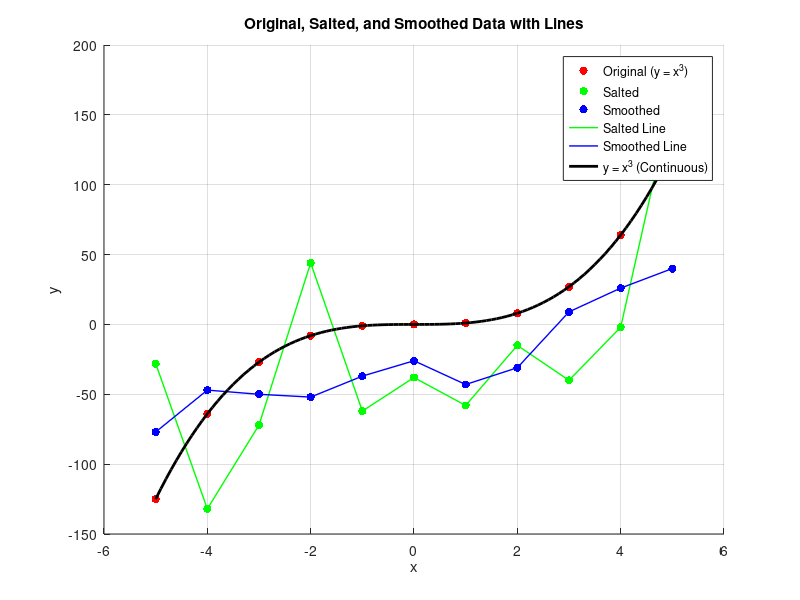
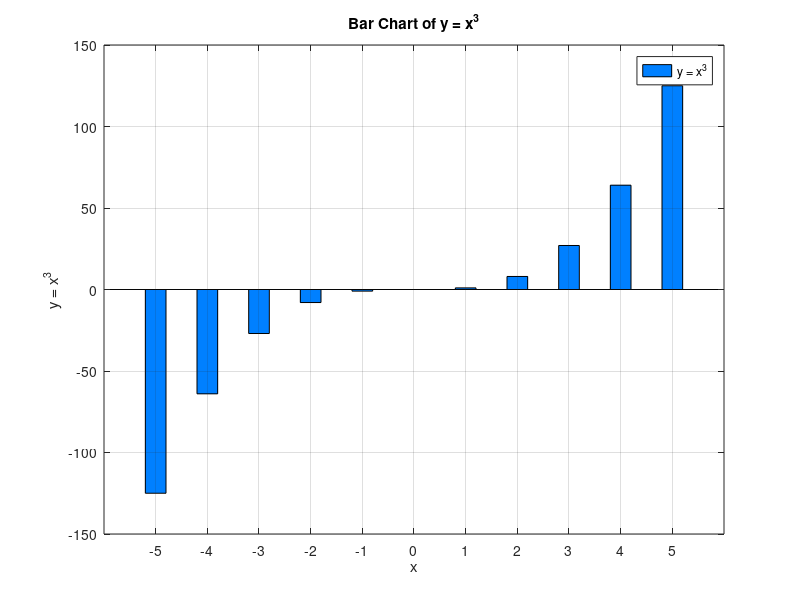

Here is the MATLAB script that generated these plots, in order:
% Clear workspace and close figures
clear all;
close all;

% Define the range for x
startingX = -5; % Example starting point
endX = 5;      % Example ending point
step = 1;      % Step size for discrete points

% Step 1: Generate original data (y = x^3)
x = startingX:step:endX;
y = x.^3; % Element-wise cubic function
original_data = [x; y]'; % Store as [x, y] matrix

% Export original data to CSV
fileID = fopen('PolynomialGraph.csv', 'w');
fprintf(fileID, 'x,y\n');
for i = 1:length(x)
    fprintf(fileID, '%d,%d\n', x(i), y(i));
end
fclose(fileID);
disp('Original data exported to PolynomialGraph.csv');

% Step 2: Salt the data (add random noise)
salt_min = -100; % Salt range min
salt_max = 100;  % Salt range max
y_salted = y + (salt_min + (salt_max - salt_min) * rand(1, length(y))); % Add random noise
y_salted = round(y_salted); % Round to integers
salted_data = [x; y_salted]';

% Export salted data to CSV
fileID = fopen('SaltedData.csv', 'w');
fprintf(fileID, 'x,y\n');
for i = 1:length(x)
    fprintf(fileID, '%d,%d\n', x(i), y_salted(i));
end
fclose(fileID);
disp('Salted data exported to SaltedData.csv');

% Step 3: Smooth the salted data (moving average, window size 5)
window_size = 5; % 2 points before, current, 2 points after
half_window = floor(window_size / 2);
y_smoothed = zeros(size(y_salted));
for i = 1:length(y_salted)
    start_idx = max(1, i - half_window);
    end_idx = min(length(y_salted), i + half_window);
    window = y_salted(start_idx:end_idx);
    y_smoothed(i) = round(mean(window)); % Average and round to integer
end
smoothed_data = [x; y_smoothed]';

% Export smoothed data to CSV
fileID = fopen('SmoothedData.csv', 'w');
fprintf(fileID, 'x,y\n');
for i = 1:length(x)
    fprintf(fileID, '%d,%d\n', x(i), y_smoothed(i));
end
fclose(fileID);
disp('Smoothed data exported to SmoothedData.csv');

% Step 4: Plotting
% Plot 1: Scatter plot with lines for salted and smoothed data
figure;
% Scatter points
scatter(x, y, 'r', 'filled', 'DisplayName', 'Original (y = x^3)'); % Red filled circles
hold on;
scatter(x, y_salted, 'g', 'filled', 'DisplayName', 'Salted'); % Green filled circles
scatter(x, y_smoothed, 'b', 'filled', 'DisplayName', 'Smoothed'); % Blue filled circles
% Lines connecting points
plot(x, y_salted, 'g-', 'LineWidth', 1, 'DisplayName', 'Salted Line'); % Green line for salted
plot(x, y_smoothed, 'b-', 'LineWidth', 1, 'DisplayName', 'Smoothed Line'); % Blue line for smoothed
% Continuous smoother for original y = x^3
x_fine = startingX:0.1:endX;
y_fine = x_fine.^3;
plot(x_fine, y_fine, 'k-', 'LineWidth', 2, 'DisplayName', 'y = x^3 (Continuous)');
xlabel('x');
ylabel('y');
title('Original, Salted, and Smoothed Data with Lines');
legend('show');
grid on;
hold off;

% Plot 2: Bar chart (original data)
figure;
bar(x, y, 0.4, 'facecolor', [0, 0.5, 1], 'DisplayName', 'y = x^3'); % Blue bars
xlabel('x');
ylabel('y = x^3');
title('Bar Chart of y = x^3');
legend('show');
grid on;
